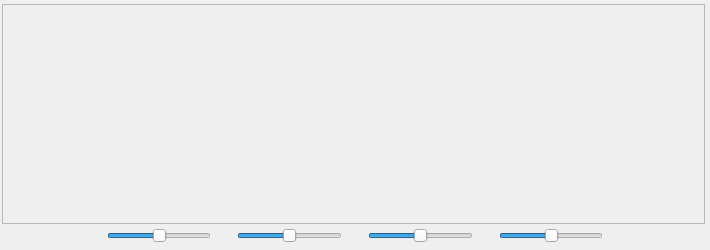
<?xml version="1.0" encoding="UTF-8"?>
<ui version="4.0">
 <class>FastGraph</class>
 <widget class="QDialog" name="FastGraph">
  <property name="geometry">
   <rect>
    <x>0</x>
    <y>0</y>
    <width>710</width>
    <height>250</height>
   </rect>
  </property>
  <property name="sizePolicy">
   <sizepolicy hsizetype="Maximum" vsizetype="Maximum">
    <horstretch>0</horstretch>
    <verstretch>0</verstretch>
   </sizepolicy>
  </property>
  <property name="minimumSize">
   <size>
    <width>710</width>
    <height>250</height>
   </size>
  </property>
  <property name="maximumSize">
   <size>
    <width>710</width>
    <height>250</height>
   </size>
  </property>
  <property name="windowTitle">
   <string>Fast Graph</string>
  </property>
  <layout class="QVBoxLayout" name="verticalLayout_2">
   <property name="spacing">
    <number>2</number>
   </property>
   <property name="leftMargin">
    <number>2</number>
   </property>
   <property name="topMargin">
    <number>2</number>
   </property>
   <property name="rightMargin">
    <number>2</number>
   </property>
   <property name="bottomMargin">
    <number>2</number>
   </property>
   <item>
    <layout class="QVBoxLayout" name="verticalLayout">
     <property name="spacing">
      <number>2</number>
     </property>
     <item>
      <widget class="FPlotter" name="fastPlot">
       <property name="enabled">
        <bool>true</bool>
       </property>
       <property name="sizePolicy">
        <sizepolicy hsizetype="Fixed" vsizetype="Expanding">
         <horstretch>0</horstretch>
         <verstretch>0</verstretch>
        </sizepolicy>
       </property>
       <property name="minimumSize">
        <size>
         <width>703</width>
         <height>220</height>
        </size>
       </property>
       <property name="maximumSize">
        <size>
         <width>703</width>
         <height>220</height>
        </size>
       </property>
       <property name="frameShape">
        <enum>QFrame::StyledPanel</enum>
       </property>
       <property name="frameShadow">
        <enum>QFrame::Sunken</enum>
       </property>
       <property name="lineWidth">
        <number>1</number>
       </property>
      </widget>
     </item>
     <item>
      <layout class="QHBoxLayout" name="horizontalLayout_3">
       <property name="spacing">
        <number>6</number>
       </property>
       <item>
        <spacer name="horizontalSpacer_2">
         <property name="orientation">
          <enum>Qt::Horizontal</enum>
         </property>
         <property name="sizeType">
          <enum>QSizePolicy::Expanding</enum>
         </property>
         <property name="sizeHint" stdset="0">
          <size>
           <width>20</width>
           <height>20</height>
          </size>
         </property>
        </spacer>
       </item>
       <item>
        <widget class="QSlider" name="gainSlider">
         <property name="toolTip">
          <string>Waterfall gain</string>
         </property>
         <property name="minimum">
          <number>-40</number>
         </property>
         <property name="maximum">
          <number>40</number>
         </property>
         <property name="orientation">
          <enum>Qt::Horizontal</enum>
         </property>
        </widget>
       </item>
       <item>
        <spacer name="horizontalSpacer_7">
         <property name="orientation">
          <enum>Qt::Horizontal</enum>
         </property>
         <property name="sizeType">
          <enum>QSizePolicy::Preferred</enum>
         </property>
         <property name="sizeHint" stdset="0">
          <size>
           <width>20</width>
           <height>20</height>
          </size>
         </property>
        </spacer>
       </item>
       <item>
        <widget class="QSlider" name="zeroSlider">
         <property name="toolTip">
          <string>Waterfall zero</string>
         </property>
         <property name="minimum">
          <number>-150</number>
         </property>
         <property name="maximum">
          <number>150</number>
         </property>
         <property name="orientation">
          <enum>Qt::Horizontal</enum>
         </property>
        </widget>
       </item>
       <item>
        <spacer name="horizontalSpacer">
         <property name="orientation">
          <enum>Qt::Horizontal</enum>
         </property>
         <property name="sizeType">
          <enum>QSizePolicy::Preferred</enum>
         </property>
         <property name="sizeHint" stdset="0">
          <size>
           <width>20</width>
           <height>20</height>
          </size>
         </property>
        </spacer>
       </item>
       <item>
        <widget class="QSlider" name="greenGainSlider">
         <property name="toolTip">
          <string>Spectrum gain</string>
         </property>
         <property name="minimum">
          <number>-30</number>
         </property>
         <property name="maximum">
          <number>30</number>
         </property>
         <property name="orientation">
          <enum>Qt::Horizontal</enum>
         </property>
        </widget>
       </item>
       <item>
        <spacer name="horizontalSpacer_3">
         <property name="orientation">
          <enum>Qt::Horizontal</enum>
         </property>
         <property name="sizeType">
          <enum>QSizePolicy::Preferred</enum>
         </property>
         <property name="sizeHint" stdset="0">
          <size>
           <width>20</width>
           <height>20</height>
          </size>
         </property>
        </spacer>
       </item>
       <item>
        <widget class="QSlider" name="greenZeroSlider">
         <property name="toolTip">
          <string>Spectrum zero</string>
         </property>
         <property name="minimum">
          <number>-150</number>
         </property>
         <property name="maximum">
          <number>150</number>
         </property>
         <property name="orientation">
          <enum>Qt::Horizontal</enum>
         </property>
        </widget>
       </item>
       <item>
        <spacer name="horizontalSpacer_5">
         <property name="orientation">
          <enum>Qt::Horizontal</enum>
         </property>
         <property name="sizeType">
          <enum>QSizePolicy::Expanding</enum>
         </property>
         <property name="sizeHint" stdset="0">
          <size>
           <width>20</width>
           <height>20</height>
          </size>
         </property>
        </spacer>
       </item>
      </layout>
     </item>
    </layout>
   </item>
  </layout>
 </widget>
 <customwidgets>
  <customwidget>
   <class>FPlotter</class>
   <extends>QFrame</extends>
   <header>fastplot.h</header>
   <container>1</container>
  </customwidget>
 </customwidgets>
 <resources/>
 <connections/>
</ui>
